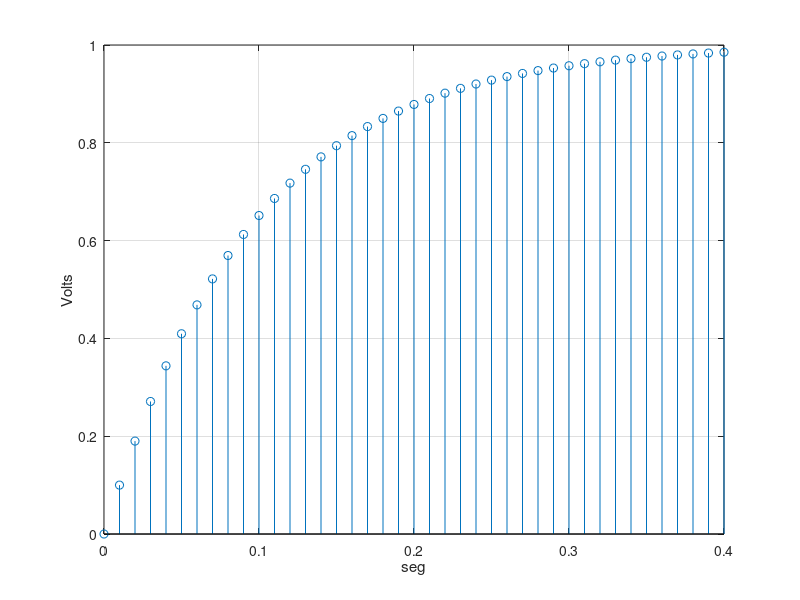

This chart was generated by the following MATLAB code:
%mi rut es:19.330.298-k
vi=1; 
a=0.9; 
dt=10e-3;
t(1)=0;
vf(1)=0;
for i=2:41
    t(i)=(i-1)*dt;
    vf(i)=1-a*vi+a*vf(i-1); 
end
close; stem (t,vf);
xlabel("seg"), ylabel("Volts"); grid; 
